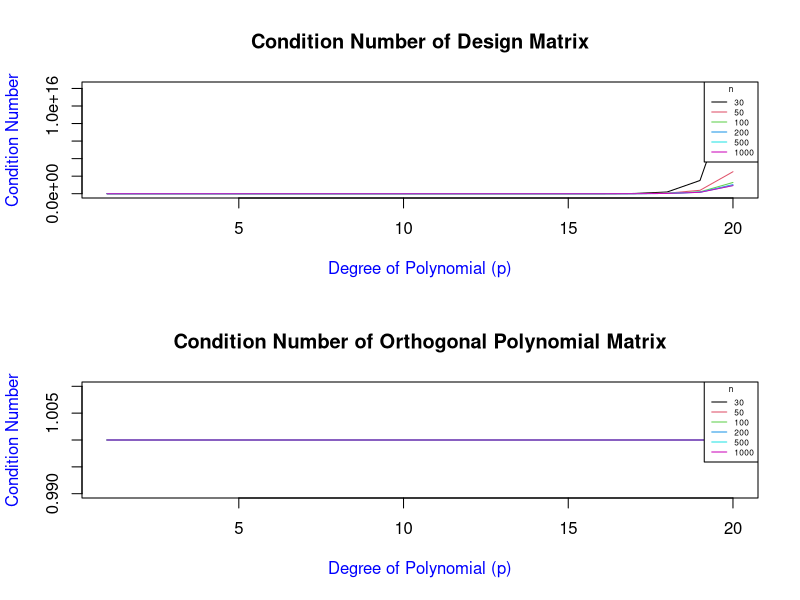

Generate this figure with R:
ps = seq(1,20)
ns = c(30,50,100,200,500,1000)
par(mfrow = c(2, 1))
# (a)
condition_num_canonical <- function(p,n){
  x = seq(1,n)/(n+1)
  X = poly(x,p,raw=TRUE)
  X = cbind(rep(1,n),X)
  svd_X = svd(X)
  k_X = max(svd_X$d)/min(svd_X$d)
  return (k_X)
}

ks_canonical = matrix(NA,length(ps),length(ns))
for (i in 1:length(ps)){
  for (j in 1:length(ns)){
    ks_canonical[i,j] = condition_num_canonical(ps[i],ns[j])
  }
}

matplot(ps, ks_canonical, type = "l", lty = 1, col = 1:length(ns),
        xlab = "Degree of Polynomial (p)", ylab = "Condition Number",
        main = "Condition Number of Design Matrix",
        legend.text = ns, legend.title = "n", col.lab = "blue")
legend("topright", legend = ns, col = 1:length(ns), lty = 1, title = "n",cex=0.5)

# (b)
condition_num_orthogonal <- function(p,n){
  x = seq(1,n)/(n+1)
  X = poly(x,p)
  X = cbind(rep(1,n)/sqrt(n),X)
  svd_X = svd(X)
  k_X = max(svd_X$d)/min(svd_X$d)
  return (k_X)
}

ks_orthogonal = matrix(NA,length(ps),length(ns))
for (i in 1:length(ps)){
  for (j in 1:length(ns)){
    ks_orthogonal[i,j] = condition_num_orthogonal(ps[i],ns[j])
    cat(ps[i],ns[j])
  }
}

matplot(ps, ks_orthogonal, type = "l", lty = 1, col = 1:length(ns),
        xlab = "Degree of Polynomial (p)", ylab = "Condition Number",
        main = "Condition Number of Orthogonal Polynomial Matrix",
        legend.text = ns, legend.title = "n", col.lab = "blue")
legend("topright", legend = ns, col = 1:length(ns), lty = 1, title = "n",cex=0.5)
